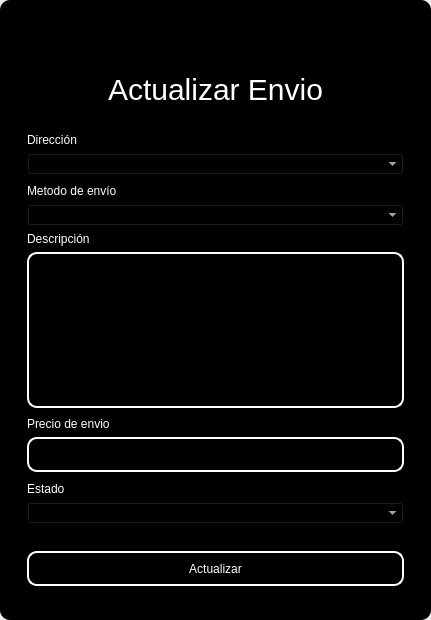
<?xml version="1.0" encoding="UTF-8"?>
<ui version="4.0">
 <class>MainWindow</class>
 <widget class="QMainWindow" name="MainWindow">
  <property name="geometry">
   <rect>
    <x>0</x>
    <y>0</y>
    <width>431</width>
    <height>620</height>
   </rect>
  </property>
  <property name="windowTitle">
   <string>MainWindow</string>
  </property>
  <property name="styleSheet">
   <string notr="true"/>
  </property>
  <widget class="QWidget" name="centralwidget">
   <property name="styleSheet">
    <string notr="true"/>
   </property>
   <layout class="QVBoxLayout" name="verticalLayout">
    <property name="spacing">
     <number>0</number>
    </property>
    <property name="leftMargin">
     <number>0</number>
    </property>
    <property name="topMargin">
     <number>0</number>
    </property>
    <property name="rightMargin">
     <number>0</number>
    </property>
    <property name="bottomMargin">
     <number>0</number>
    </property>
    <item>
     <widget class="QFrame" name="frame">
      <property name="enabled">
       <bool>true</bool>
      </property>
      <property name="styleSheet">
       <string notr="true">QFrame {
	border-radius:10px;
	background-color: rgb(0, 0, 0);
 }
</string>
      </property>
      <property name="frameShape">
       <enum>QFrame::StyledPanel</enum>
      </property>
      <property name="frameShadow">
       <enum>QFrame::Raised</enum>
      </property>
      <layout class="QVBoxLayout" name="verticalLayout_2">
       <item>
        <widget class="QFrame" name="frame_superior">
         <property name="minimumSize">
          <size>
           <width>0</width>
           <height>40</height>
          </size>
         </property>
         <property name="maximumSize">
          <size>
           <width>16777215</width>
           <height>40</height>
          </size>
         </property>
         <property name="styleSheet">
          <string notr="true">QPushButton{
border-radius:18px;
}

QPushButton:hover{
	background-color: rgb(0, 0, 0);
}
</string>
         </property>
         <property name="frameShape">
          <enum>QFrame::StyledPanel</enum>
         </property>
         <property name="frameShadow">
          <enum>QFrame::Raised</enum>
         </property>
         <layout class="QHBoxLayout" name="horizontalLayout_3">
          <property name="spacing">
           <number>4</number>
          </property>
          <property name="leftMargin">
           <number>0</number>
          </property>
          <property name="topMargin">
           <number>0</number>
          </property>
          <property name="rightMargin">
           <number>0</number>
          </property>
          <property name="bottomMargin">
           <number>0</number>
          </property>
          <item>
           <widget class="QPushButton" name="btn_icon">
            <property name="text">
             <string/>
            </property>
            <property name="iconSize">
             <size>
              <width>40</width>
              <height>40</height>
             </size>
            </property>
           </widget>
          </item>
          <item>
           <spacer name="horizontalSpacer_2">
            <property name="orientation">
             <enum>Qt::Horizontal</enum>
            </property>
            <property name="sizeHint" stdset="0">
             <size>
              <width>443</width>
              <height>20</height>
             </size>
            </property>
           </spacer>
          </item>
          <item>
           <widget class="QPushButton" name="bt_minimizar">
            <property name="minimumSize">
             <size>
              <width>38</width>
              <height>38</height>
             </size>
            </property>
            <property name="maximumSize">
             <size>
              <width>38</width>
              <height>38</height>
             </size>
            </property>
            <property name="cursor">
             <cursorShape>PointingHandCursor</cursorShape>
            </property>
            <property name="text">
             <string/>
            </property>
            <property name="icon">
             <iconset>
              <normaloff>image/minus.svg</normaloff>image/minus.svg</iconset>
            </property>
            <property name="iconSize">
             <size>
              <width>38</width>
              <height>38</height>
             </size>
            </property>
           </widget>
          </item>
          <item>
           <widget class="QPushButton" name="bt_maximizar">
            <property name="minimumSize">
             <size>
              <width>38</width>
              <height>38</height>
             </size>
            </property>
            <property name="maximumSize">
             <size>
              <width>38</width>
              <height>38</height>
             </size>
            </property>
            <property name="cursor">
             <cursorShape>PointingHandCursor</cursorShape>
            </property>
            <property name="text">
             <string/>
            </property>
            <property name="icon">
             <iconset>
              <normaloff>image/chevron-up.svg</normaloff>image/chevron-up.svg</iconset>
            </property>
            <property name="iconSize">
             <size>
              <width>38</width>
              <height>38</height>
             </size>
            </property>
           </widget>
          </item>
          <item>
           <widget class="QPushButton" name="bt_restaurar">
            <property name="minimumSize">
             <size>
              <width>38</width>
              <height>38</height>
             </size>
            </property>
            <property name="maximumSize">
             <size>
              <width>38</width>
              <height>38</height>
             </size>
            </property>
            <property name="cursor">
             <cursorShape>PointingHandCursor</cursorShape>
            </property>
            <property name="text">
             <string/>
            </property>
            <property name="icon">
             <iconset>
              <normaloff>image/chevron-down.svg</normaloff>image/chevron-down.svg</iconset>
            </property>
            <property name="iconSize">
             <size>
              <width>38</width>
              <height>38</height>
             </size>
            </property>
           </widget>
          </item>
          <item>
           <widget class="QPushButton" name="bt_cerrar">
            <property name="minimumSize">
             <size>
              <width>38</width>
              <height>38</height>
             </size>
            </property>
            <property name="maximumSize">
             <size>
              <width>38</width>
              <height>38</height>
             </size>
            </property>
            <property name="cursor">
             <cursorShape>PointingHandCursor</cursorShape>
            </property>
            <property name="text">
             <string/>
            </property>
            <property name="icon">
             <iconset>
              <normaloff>image/x.svg</normaloff>image/x.svg</iconset>
            </property>
            <property name="iconSize">
             <size>
              <width>38</width>
              <height>38</height>
             </size>
            </property>
           </widget>
          </item>
         </layout>
        </widget>
       </item>
       <item>
        <widget class="QFrame" name="frame_3">
         <property name="styleSheet">
          <string notr="true">QLabel {
	color: rgb(255, 255, 254);
	font: 12pt &quot;Arial&quot;;
	background-color: rgba(0, 0, 0,0);
}

QTextEdit{
background-color: rgba(0, 0, 0,0);
border-radius:10px; 
font: 12pt &quot;Arial&quot;;
color: rgb(255, 255, 254);
border: 2px solid  rgb(255, 255, 255);

}

QTextEdit:hover{
background-color: rgba(0, 0, 0,0);
border-radius:10px; 
font: 12pt &quot;Arial&quot;;
border: 2px solid  rgb(120, 0, 171);
}

QTextEdit:focus{
background-color: rgb(0, 0, 0);
border-radius:10px; 
font: 12pt &quot;Arial&quot;;
border: 2px solid rgb(120, 0, 171);
}

QLineEdit{
background-color: rgba(0, 0, 0,0);
border-radius:10px; 
font: 12pt &quot;Arial&quot;;
color: rgb(255, 255, 254);
border: 2px solid  rgb(255, 255, 255);

}

QLineEdit:hover{
background-color: rgba(0, 0, 0,0);
border-radius:10px; 
font: 12pt &quot;Arial&quot;;
border: 2px solid  rgb(120, 0, 171);
}

QLineEdit:focus{
background-color: rgb(0, 0, 0);
border-radius:10px; 
font: 12pt &quot;Arial&quot;;
border: 2px solid rgb(120, 0, 171);
}

QCheckBox{
	font: 12pt &quot;Arial&quot;;
	color: rgb(255, 255, 255);
}

QCheckBox::indicator {
    width: 18px;
    height:18px;
}

QCheckBox::indicator:unchecked {
   background-image: url(image/square.svg);
}

QCheckBox::indicator:checked {
   background-image: url(image/check-square.svg);
}

QPushButton{
border-radius:10px; 
font: 12pt &quot;Arial&quot;;
color: rgb(255, 255, 254);
border: 2px solid #ffffff;
}

QPushButton:hover{
border-radius:10px; 
font: 12pt &quot;Arial&quot;;
color: rgb(255, 255, 255);
border: 2px solid rgb(120, 0, 171);
	background-color: rgb(120, 0, 171);
}
</string>
         </property>
         <property name="frameShape">
          <enum>QFrame::StyledPanel</enum>
         </property>
         <property name="frameShadow">
          <enum>QFrame::Raised</enum>
         </property>
         <layout class="QHBoxLayout" name="horizontalLayout_4">
          <item>
           <layout class="QVBoxLayout" name="verticalLayout_4">
            <item>
             <widget class="QLabel" name="label_3">
              <property name="minimumSize">
               <size>
                <width>100</width>
                <height>50</height>
               </size>
              </property>
              <property name="styleSheet">
               <string notr="true">font-size: 30px;
color: rgb(255, 255, 255);</string>
              </property>
              <property name="text">
               <string>Actualizar Envio</string>
              </property>
              <property name="alignment">
               <set>Qt::AlignCenter</set>
              </property>
             </widget>
            </item>
            <item>
             <widget class="QFrame" name="frame_4">
              <property name="maximumSize">
               <size>
                <width>400</width>
                <height>600</height>
               </size>
              </property>
              <property name="styleSheet">
               <string notr="true">QLabel {
	color: rgb(255, 255, 254);
	font: 12pt &quot;Arial&quot;;
	background-color: rgba(0, 0, 0,0);
}

QTextEdit{
background-color: rgba(0, 0, 0,0);
border-radius:10px; 
font: 12pt &quot;Arial&quot;;
color: rgb(255, 255, 254);
border: 2px solid  rgb(255, 255, 255);

}

QTextEdit:hover{
background-color: rgba(0, 0, 0,0);
border-radius:10px; 
font: 12pt &quot;Arial&quot;;
border: 2px solid  rgb(120, 0, 171);
}

QTextEdit:focus{
background-color: rgb(0, 0, 0);
border-radius:10px; 
font: 12pt &quot;Arial&quot;;
border: 2px solid rgb(120, 0, 171);
}

QLineEdit{
background-color: rgba(0, 0, 0,0);
border-radius:10px; 
font: 12pt &quot;Arial&quot;;
color: rgb(255, 255, 254);
border: 2px solid  rgb(255, 255, 255);

}

QLineEdit:hover{
background-color: rgba(0, 0, 0,0);
border-radius:10px; 
font: 12pt &quot;Arial&quot;;
border: 2px solid  rgb(120, 0, 171);
}

QLineEdit:focus{
background-color: rgb(0, 0, 0);
border-radius:10px; 
font: 12pt &quot;Arial&quot;;
border: 2px solid rgb(120, 0, 171);
}

QCheckBox{
	font: 12pt &quot;Arial&quot;;
	color: rgb(255, 255, 255);
}

QCheckBox::indicator {
    width: 18px;
    height:18px;
}

QCheckBox::indicator:unchecked {
   background-image: url(image/square.svg);
}

QCheckBox::indicator:checked {
   background-image: url(image/check-square.svg);
}

QPushButton{
border-radius:10px; 
font: 12pt &quot;Arial&quot;;
color: rgb(255, 255, 254);
border: 2px solid #ffffff;
}

QPushButton:hover{
border-radius:10px; 
font: 12pt &quot;Arial&quot;;
color: rgb(255, 255, 255);
border: 2px solid rgb(120, 0, 171);
	background-color: rgb(120, 0, 171);
}
</string>
              </property>
              <property name="frameShape">
               <enum>QFrame::StyledPanel</enum>
              </property>
              <property name="frameShadow">
               <enum>QFrame::Raised</enum>
              </property>
              <layout class="QVBoxLayout" name="verticalLayout_3">
               <item>
                <spacer name="verticalSpacer_3">
                 <property name="orientation">
                  <enum>Qt::Vertical</enum>
                 </property>
                 <property name="sizeHint" stdset="0">
                  <size>
                   <width>20</width>
                   <height>40</height>
                  </size>
                 </property>
                </spacer>
               </item>
               <item>
                <widget class="QLabel" name="label_4">
                 <property name="text">
                  <string>Dirección</string>
                 </property>
                </widget>
               </item>
               <item>
                <widget class="QComboBox" name="address_combobox">
                 <property name="cursor">
                  <cursorShape>PointingHandCursor</cursorShape>
                 </property>
                 <property name="styleSheet">
                  <string notr="true">background-color: rgb(0, 0, 0);
color: rgb(255, 255, 255);</string>
                 </property>
                </widget>
               </item>
               <item>
                <spacer name="verticalSpacer_4">
                 <property name="orientation">
                  <enum>Qt::Vertical</enum>
                 </property>
                 <property name="sizeHint" stdset="0">
                  <size>
                   <width>20</width>
                   <height>40</height>
                  </size>
                 </property>
                </spacer>
               </item>
               <item>
                <widget class="QLabel" name="label">
                 <property name="text">
                  <string>Metodo de envío</string>
                 </property>
                </widget>
               </item>
               <item>
                <widget class="QComboBox" name="method_combobox">
                 <property name="cursor">
                  <cursorShape>PointingHandCursor</cursorShape>
                 </property>
                 <property name="styleSheet">
                  <string notr="true">background-color: rgb(0, 0, 0);
color: rgb(255, 255, 255);</string>
                 </property>
                </widget>
               </item>
               <item>
                <widget class="QLabel" name="label_7">
                 <property name="text">
                  <string>Descripción</string>
                 </property>
                </widget>
               </item>
               <item>
                <widget class="QTextEdit" name="descriptiontxt"/>
               </item>
               <item>
                <spacer name="verticalSpacer">
                 <property name="orientation">
                  <enum>Qt::Vertical</enum>
                 </property>
                 <property name="sizeHint" stdset="0">
                  <size>
                   <width>20</width>
                   <height>40</height>
                  </size>
                 </property>
                </spacer>
               </item>
               <item>
                <widget class="QLabel" name="label_5">
                 <property name="text">
                  <string>Precio de envio</string>
                 </property>
                </widget>
               </item>
               <item>
                <widget class="QLineEdit" name="pricesenttxt">
                 <property name="minimumSize">
                  <size>
                   <width>0</width>
                   <height>35</height>
                  </size>
                 </property>
                 <property name="maximumSize">
                  <size>
                   <width>16777215</width>
                   <height>16777215</height>
                  </size>
                 </property>
                 <property name="echoMode">
                  <enum>QLineEdit::Normal</enum>
                 </property>
                </widget>
               </item>
               <item>
                <spacer name="verticalSpacer_5">
                 <property name="orientation">
                  <enum>Qt::Vertical</enum>
                 </property>
                 <property name="sizeHint" stdset="0">
                  <size>
                   <width>20</width>
                   <height>40</height>
                  </size>
                 </property>
                </spacer>
               </item>
               <item>
                <widget class="QLabel" name="label_status">
                 <property name="text">
                  <string>Estado</string>
                 </property>
                </widget>
               </item>
               <item>
                <widget class="QComboBox" name="status_combobox">
                 <property name="cursor">
                  <cursorShape>PointingHandCursor</cursorShape>
                 </property>
                 <property name="styleSheet">
                  <string notr="true">color: rgb(255, 255, 255);
background-color: rgb(0, 0, 0);</string>
                 </property>
                </widget>
               </item>
               <item>
                <spacer name="verticalSpacer_6">
                 <property name="orientation">
                  <enum>Qt::Vertical</enum>
                 </property>
                 <property name="sizeHint" stdset="0">
                  <size>
                   <width>20</width>
                   <height>40</height>
                  </size>
                 </property>
                </spacer>
               </item>
               <item>
                <spacer name="verticalSpacer_10">
                 <property name="orientation">
                  <enum>Qt::Vertical</enum>
                 </property>
                 <property name="sizeHint" stdset="0">
                  <size>
                   <width>20</width>
                   <height>40</height>
                  </size>
                 </property>
                </spacer>
               </item>
               <item>
                <spacer name="verticalSpacer_9">
                 <property name="orientation">
                  <enum>Qt::Vertical</enum>
                 </property>
                 <property name="sizeHint" stdset="0">
                  <size>
                   <width>20</width>
                   <height>50</height>
                  </size>
                 </property>
                </spacer>
               </item>
               <item>
                <widget class="QPushButton" name="btn_update">
                 <property name="minimumSize">
                  <size>
                   <width>0</width>
                   <height>35</height>
                  </size>
                 </property>
                 <property name="cursor">
                  <cursorShape>PointingHandCursor</cursorShape>
                 </property>
                 <property name="text">
                  <string>Actualizar</string>
                 </property>
                </widget>
               </item>
               <item>
                <spacer name="verticalSpacer_7">
                 <property name="orientation">
                  <enum>Qt::Vertical</enum>
                 </property>
                 <property name="sizeHint" stdset="0">
                  <size>
                   <width>20</width>
                   <height>40</height>
                  </size>
                 </property>
                </spacer>
               </item>
               <item>
                <spacer name="verticalSpacer_8">
                 <property name="orientation">
                  <enum>Qt::Vertical</enum>
                 </property>
                 <property name="sizeHint" stdset="0">
                  <size>
                   <width>20</width>
                   <height>40</height>
                  </size>
                 </property>
                </spacer>
               </item>
              </layout>
             </widget>
            </item>
           </layout>
          </item>
         </layout>
        </widget>
       </item>
      </layout>
     </widget>
    </item>
   </layout>
  </widget>
 </widget>
 <resources/>
 <connections/>
</ui>
